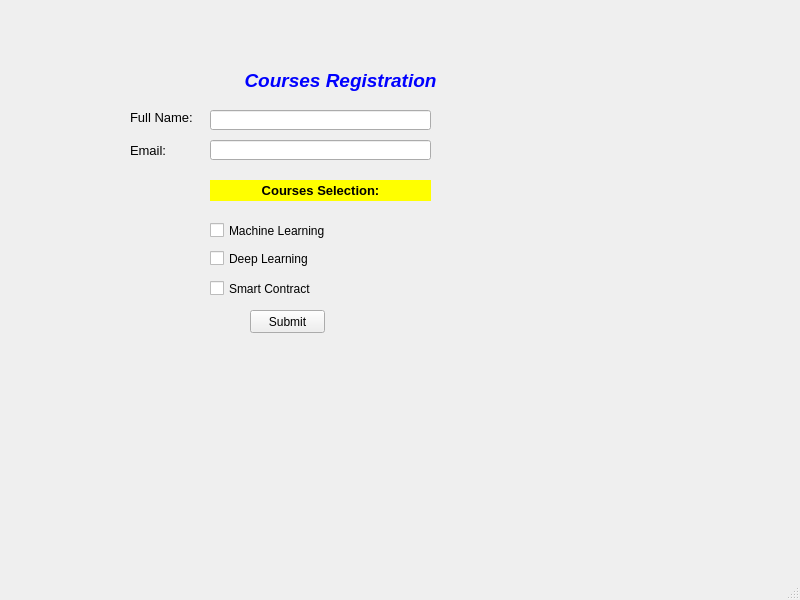
<?xml version="1.0" encoding="UTF-8"?>
<ui version="4.0">
 <class>MainWindow</class>
 <widget class="QMainWindow" name="MainWindow">
  <property name="geometry">
   <rect>
    <x>0</x>
    <y>0</y>
    <width>800</width>
    <height>600</height>
   </rect>
  </property>
  <property name="windowTitle">
   <string>MainWindow</string>
  </property>
  <widget class="QWidget" name="centralwidget">
   <widget class="QLabel" name="label">
    <property name="geometry">
     <rect>
      <x>220</x>
      <y>60</y>
      <width>241</width>
      <height>41</height>
     </rect>
    </property>
    <property name="text">
     <string>&lt;html&gt;&lt;head/&gt;&lt;body&gt;&lt;p align=&quot;center&quot;&gt;&lt;span style=&quot; font-size:14pt; font-weight:600; font-style:italic; color:#0000ff;&quot;&gt;Courses Registration&lt;/span&gt;&lt;/p&gt;&lt;/body&gt;&lt;/html&gt;</string>
    </property>
   </widget>
   <widget class="QLabel" name="label_2">
    <property name="geometry">
     <rect>
      <x>130</x>
      <y>110</y>
      <width>71</width>
      <height>16</height>
     </rect>
    </property>
    <property name="text">
     <string>&lt;html&gt;&lt;head/&gt;&lt;body&gt;&lt;p&gt;&lt;span style=&quot; font-size:10pt;&quot;&gt;Full Name:&lt;/span&gt;&lt;/p&gt;&lt;/body&gt;&lt;/html&gt;</string>
    </property>
   </widget>
   <widget class="QLabel" name="label_3">
    <property name="geometry">
     <rect>
      <x>130</x>
      <y>140</y>
      <width>61</width>
      <height>21</height>
     </rect>
    </property>
    <property name="text">
     <string>&lt;html&gt;&lt;head/&gt;&lt;body&gt;&lt;p&gt;&lt;span style=&quot; font-size:10pt;&quot;&gt;Email:&lt;/span&gt;&lt;/p&gt;&lt;/body&gt;&lt;/html&gt;</string>
    </property>
   </widget>
   <widget class="QLineEdit" name="lineEditFullName">
    <property name="geometry">
     <rect>
      <x>210</x>
      <y>110</y>
      <width>221</width>
      <height>20</height>
     </rect>
    </property>
   </widget>
   <widget class="QLineEdit" name="lineEditEmail">
    <property name="geometry">
     <rect>
      <x>210</x>
      <y>140</y>
      <width>221</width>
      <height>20</height>
     </rect>
    </property>
   </widget>
   <widget class="QLabel" name="label_4">
    <property name="geometry">
     <rect>
      <x>210</x>
      <y>180</y>
      <width>221</width>
      <height>21</height>
     </rect>
    </property>
    <property name="styleSheet">
     <string notr="true">background-color: rgb(255, 255, 0);</string>
    </property>
    <property name="text">
     <string>&lt;html&gt;&lt;head/&gt;&lt;body&gt;&lt;p align=&quot;center&quot;&gt;&lt;span style=&quot; font-size:10pt; font-weight:600;&quot;&gt;Courses Selection:&lt;/span&gt;&lt;/p&gt;&lt;/body&gt;&lt;/html&gt;</string>
    </property>
   </widget>
   <widget class="QCheckBox" name="chkMachineLearning">
    <property name="geometry">
     <rect>
      <x>210</x>
      <y>220</y>
      <width>141</width>
      <height>21</height>
     </rect>
    </property>
    <property name="styleSheet">
     <string notr="true">font: 10pt &quot;MS Shell Dlg 2&quot;;</string>
    </property>
    <property name="text">
     <string>Machine Learning</string>
    </property>
   </widget>
   <widget class="QCheckBox" name="chkDeepLearning">
    <property name="geometry">
     <rect>
      <x>210</x>
      <y>250</y>
      <width>101</width>
      <height>17</height>
     </rect>
    </property>
    <property name="styleSheet">
     <string notr="true">font: 10pt &quot;MS Shell Dlg 2&quot;;</string>
    </property>
    <property name="text">
     <string>Deep Learning</string>
    </property>
   </widget>
   <widget class="QCheckBox" name="chkSmartContract">
    <property name="geometry">
     <rect>
      <x>210</x>
      <y>280</y>
      <width>121</width>
      <height>17</height>
     </rect>
    </property>
    <property name="styleSheet">
     <string notr="true">font: 10pt &quot;MS Shell Dlg 2&quot;;</string>
    </property>
    <property name="text">
     <string>Smart Contract</string>
    </property>
   </widget>
   <widget class="QPushButton" name="pushButtonSubmit">
    <property name="geometry">
     <rect>
      <x>250</x>
      <y>310</y>
      <width>75</width>
      <height>23</height>
     </rect>
    </property>
    <property name="text">
     <string>Submit</string>
    </property>
    <property name="icon">
     <iconset>
      <normaloff>send.jpg</normaloff>send.jpg</iconset>
    </property>
   </widget>
  </widget>
  <widget class="QMenuBar" name="menubar">
   <property name="geometry">
    <rect>
     <x>0</x>
     <y>0</y>
     <width>800</width>
     <height>21</height>
    </rect>
   </property>
  </widget>
  <widget class="QStatusBar" name="statusbar"/>
 </widget>
 <resources/>
 <connections/>
</ui>
